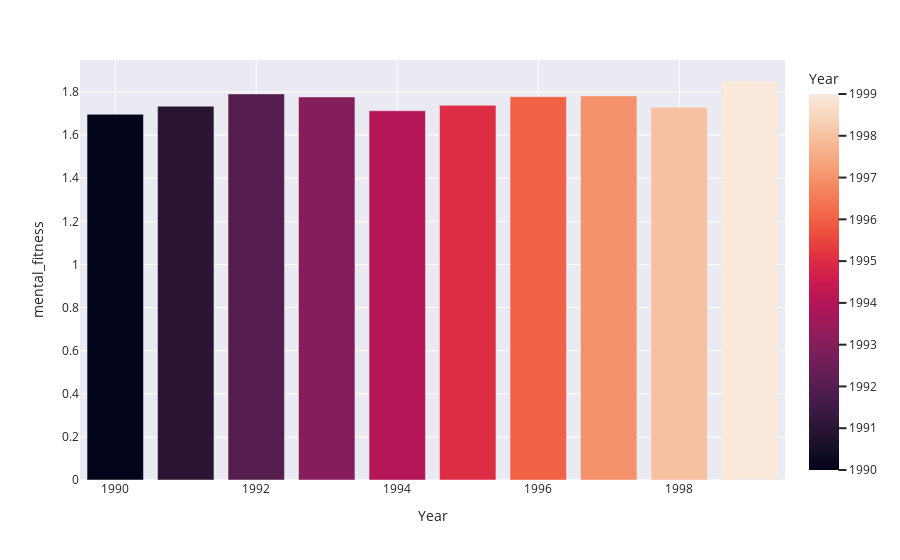

The notebook cell this image was saved under:
### Code cell
fig=px.bar(data.head(10),x='Year',y='mental_fitness',color='Year',template='seaborn')
fig.show()

### Figure 1 — Plotly figure (JSON) as saved in the notebook; plotly's stock layout.template omitted (floating-point values rounded to 4 significant figures)
{"data": [{"alignmentgroup": "True", "hovertemplate": "Year=%{marker.color}<br>mental_fitness=%{y}<extra></extra>", "legendgroup": "", "marker": {"color": [1990, 1991, 1992, 1993, 1994, 1995, 1996, 1997, 1998, 1999], "coloraxis": "coloraxis", "pattern": {"shape": ""}}, "name": "", "offsetgroup": "", "orientation": "v", "showlegend": false, "textposition": "auto", "type": "bar", "x": [1990, 1991, 1992, 1993, 1994, 1995, 1996, 1997, 1998, 1999], "xaxis": "x", "y": [1.697, 1.734, 1.791, 1.777, 1.713, 1.738, 1.778, 1.782, 1.729, 1.851], "yaxis": "y"}], "layout": {"barmode": "relative", "coloraxis": {"colorbar": {"title": {"text": "Year"}}, "colorscale": [[0, "rgb(2,4,25)"], [0.0625, "rgb(24,15,41)"], [0.125, "rgb(47,23,57)"], [0.1875, "rgb(71,28,72)"], [0.25, "rgb(97,30,82)"], [0.3125, "rgb(123,30,89)"], [0.375, "rgb(150,27,91)"], [0.4375, "rgb(177,22,88)"], [0.5, "rgb(203,26,79)"], [0.5625, "rgb(223,47,67)"], [0.625, "rgb(236,76,61)"], [0.6875, "rgb(242,107,73)"], [0.75, "rgb(244,135,95)"], [0.8125, "rgb(245,162,122)"], [0.875, "rgb(246,188,153)"], [0.9375, "rgb(247,212,187)"], [1, "rgb(250,234,220)"]]}, "legend": {"tracegroupgap": 0}, "margin": {"t": 60}, "xaxis": {"anchor": "y", "domain": [0, 1], "title": {"text": "Year"}}, "yaxis": {"anchor": "x", "domain": [0, 1], "title": {"text": "mental_fitness"}}}}
